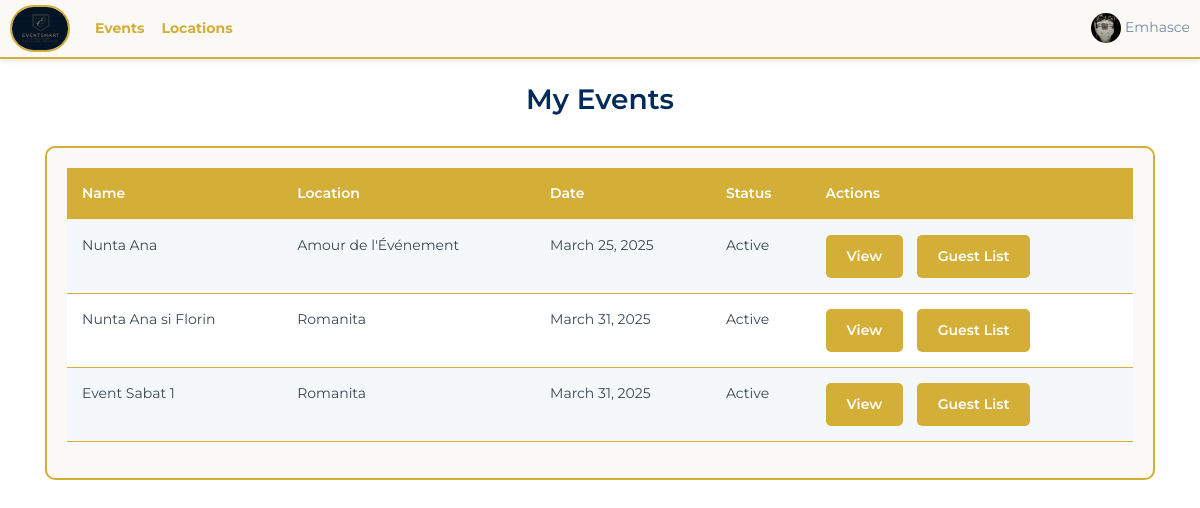
Page /my_events/ (signed in) on the earlier database version.
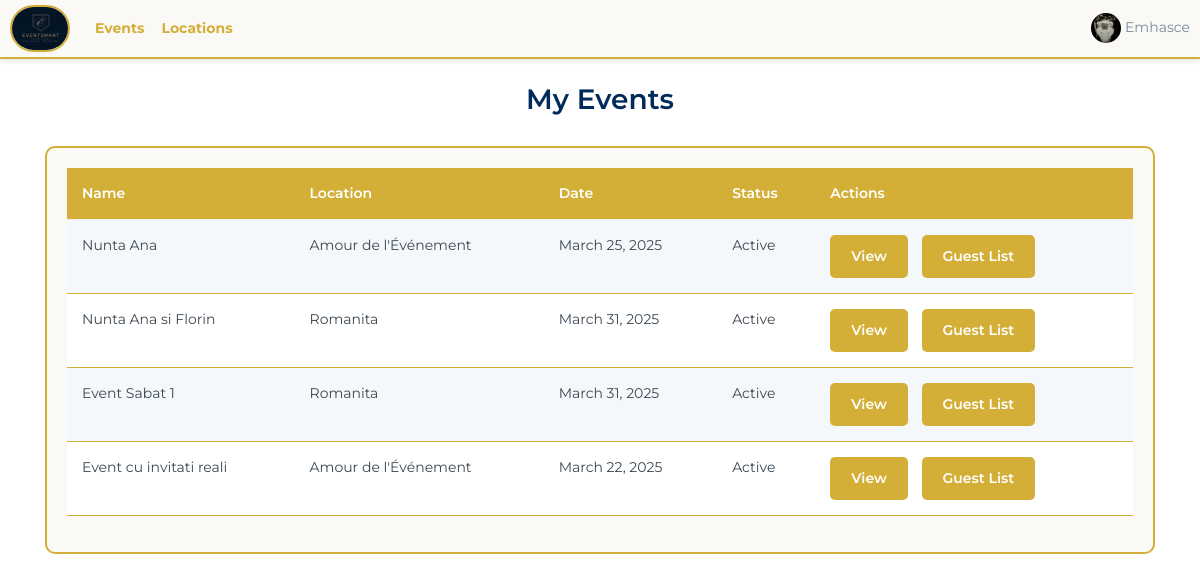
Same page on the later database version.
### base/models.py (models this page shows, shortened)
class Event(models.Model):
    location = models.ForeignKey(Location, on_delete=models.SET_NULL, null=True, blank=True)
    event_name = models.CharField(max_length=100)
    event_date = models.DateField()
    event_time = models.TimeField()
    event_description = models.TextField(null=True, blank=True)
    created_at = models.DateTimeField(auto_now_add=True)
    guests = models.ManyToManyField(Guests, related_name='events', blank=True)
    completed = models.BooleanField(default=False)
    types = models.ManyToManyField(Type, blank=True)
    cost = models.DecimalField(max_digits=10, decimal_places=2, default= 3000)
    updated_at = models.DateTimeField(auto_now=True)
    is_canceled = models.BooleanField(default=False)
    organized_by = models.ForeignKey(
            User,
            on_delete=models.CASCADE,
            related_name="organized_events",
            blank=True,
            null=True
        )

class Location(models.Model):
    owner = models.ForeignKey(User, on_delete=models.SET_NULL, null=True)
    name = models.CharField(max_length=100)
    description = models.TextField(null=True, blank=True)
    gallery = models.ImageField(upload_to='images/', null=True, blank=True)
    location = models.TextField(max_length=30)
    types = models.ManyToManyField(Type, blank=True)
    seats_numbers = models.IntegerField(null=True, blank=True)
    created_at = models.DateTimeField(auto_now_add=True)
    cost = models.DecimalField(max_digits=12, decimal_places=2,default=3000)
    number = models.CharField(max_length=20, default="+(40) 74 83 64 823")
    def __str__(self):
        return self.name

### base/views.py (the view)
@login_required(login_url='/login')
def my_events(request):
    events = Event.objects.filter(is_canceled=False)
    return render(request, 'base/my_events.html', {'events': events})

### base/context_processors.py (called while the page is built)
def media_url(request):
    return {
        'MEDIA_URL': settings.MEDIA_URL
    }

### base/templates/base/my_events.html (shortened to what this page needs)
{% extends 'main.html' %}
{% block content %}
<div class="container my-4">
    <h2 class="text-center">My Events</h2>
    {% if events %}
        <div class="table-container">
            <table class="table table-striped">
                <thead>
                    <tr>
                        <th>Name</th>
                        <th>Location</th>
                        <th>Date</th>
                        <th>Status</th>
                        <th>Actions</th>
                    </tr>
                </thead>
                <tbody>
                    {% for event in events %}
                    <tr>
                        <td>{{ event.event_name }}</td>
                        <td>{{ event.location }}</td>
                        <td>{{ event.event_date }}</td>
                        <td>{% if event.is_canceled %}Canceled{% else %}Active{% endif %}</td>
                        <td>
                            <a href="{% url 'event_details' event.id %}" class="btn btn-view">View</a>
                            <a href="{% url 'guest_list' event.id %}" class="btn btn-view">Guest List</a>
                        </td>
                    </tr>
                    {% endfor %}
                </tbody>
            </table>
        </div>
    {% else %}
        <p class="text-center">You have not created any events yet.</p>
    {% endif %}
</div>
{% endblock %}

Differences in the rows shown:
added Event: event_name "Event cu invitati reali", location "Amour de l'Événement", event_date "March 22, 2025", is_canceled "Active"
